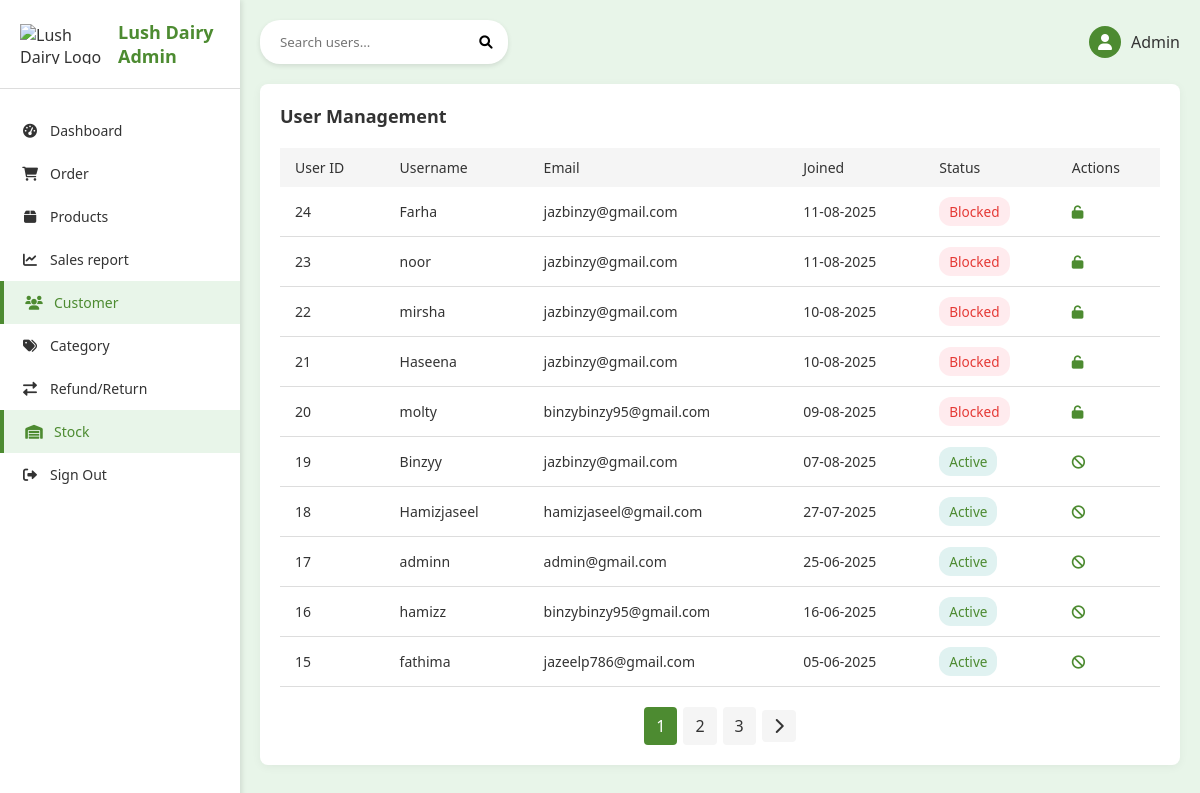
The app's page /accounts/users/ (signed in) with its own data.
### accounts/models.py (models this page shows, shortened)
class CustomUser(AbstractUser):
    is_user = models.BooleanField(default=False)
    is_panel_staff = models.BooleanField(default=False)
    referral_code = models.CharField(max_length=10, unique=True, blank=True, null=True)
    referred_by = models.ForeignKey('self', null=True, blank=True, on_delete=models.SET_NULL)
    is_admin_user = models.BooleanField(default=False)
    is_blocked = models.BooleanField(default=False)
    created_at = models.DateTimeField(default=timezone.now)
    mobile = models.CharField(max_length=15, blank=True)
    profile_image = models.ImageField(upload_to='profiles/', default='profiles/default.jpeg')
    bio = models.TextField(blank=True)
    pending_email = models.EmailField(blank=True, null=True)
    email_otp = models.CharField(max_length=6, blank=True, null=True)
    email_verified = models.BooleanField(default=False)

### accounts/views.py (the view)
# urls.py: path('accounts/users/', views.user_list, name='user_list'),
@never_cache
@login_required
def user_list(request):
    query = request.GET.get('q', '')
    page_number = request.GET.get('page', 1)
    users = CustomUser.objects.filter(
        Q(username__icontains=query) | Q(email__icontains=query) |
        Q(first_name__icontains=query) | Q(last_name__icontains=query)
    ).order_by('-created_at')
    paginator = Paginator(users, 10)
    page_obj = paginator.get_page(page_number)
    context = {
        'query': query,
        'page_obj': page_obj,
    }
    return render(request, 'admin_panel/user_list.html', context)

### templates/admin_panel/user_list.html (shortened to what this page needs)
{% extends 'admin_panel/base.html' %}
{% load static %}
{% block content %}
<!DOCTYPE html>
<html lang="en">
<head>
  <link href="https://cdnjs.cloudflare.com/ajax/libs/font-awesome/6.0.0-beta3/css/all.min.css" rel="stylesheet">
</head>
<body>
  <div class="container">
    <div class="sidebar">
      <div class="logo">
         <img src="{% static 'images/logo.png' %}" alt="Lush Dairy Logo">
        <h2>Lush Dairy Admin</h2>
      </div>
      <div class="nav-menu">
        <a href="{% url 'admin_panel:admin_dashboard' %}" class="nav-item"><i class="fas fa-tachometer-alt"></i> Dashboard</a>
        <a href="{% url 'admin_panel:admin_order_list' %}" class="nav-item"><i class="fas fa-shopping-cart"></i> Order</a>
        <a href="{% url 'admin_panel:product_list' %}" class="nav-item"><i class="fas fa-box"></i> Products</a>
        <a href="#" class="nav-item"><i class="fas fa-chart-line"></i> Sales report</a>
        <a href="{% url 'admin_panel:user_list' %}" class="nav-item active"><i class="fas fa-users"></i> Customer</a>
        <a href="{% url 'admin_panel:category_list' %}" class="nav-item"><i class="fas fa-tags"></i> Category</a>
        <a href="{% url 'admin_panel:admin_return_requests' %}" class="nav-item">
          <i class="fas fa-exchange-alt"></i> Refund/Return
        </a>
        <a href="{% url 'admin_panel:inventory_list' %}" class="nav-item active"><i class="fas fa-warehouse"></i> Stock</a>
        <a href="{% url 'admin_panel:admin_logout' %}" class="nav-item"><i class="fas fa-sign-out-alt"></i> Sign Out</a>
      </div>
    </div>
    <div class="main-content">
      <div class="header">
        <div class="search-bar">
          <form method="get" action="{% url 'admin_panel:user_list' %}">
            <input type="text" name="q" placeholder="Search users..." value="{{ request.GET.q }}">
            <button type="submit"><i class="fas fa-search"></i></button>
          </form>
        </div>
        <div class="user-info">
          <div class="avatar">
            <i class="fas fa-user"></i>
          </div>
          <span>Admin</span>
        </div>
      </div>
      <div class="users-section">
        <h2 class="section-title">User Management</h2>
        {% if page_obj %}
        <table class="users-table">
          <thead>
            <tr>
              <th>User ID</th>
              <th>Username</th>
              <th>Email</th>
              <th>Joined</th>
              <th>Status</th>
              <th>Actions</th>
            </tr>
          </thead>
          <tbody>
            {% for user in page_obj %}
            <tr>
              <td>{{ user.id }}</td>
              <td>{{ user.username }}</td>
              <td>{{ user.email }}</td>
              <td>{{ user.date_joined|date:"d-m-Y" }}</td>
              <td>
                <span class="{% if user.is_blocked %}status-blocked{% else %}status-active{% endif %}">
                  {% if user.is_blocked %}Blocked{% else %}Active{% endif %}
                </span>
              </td>
              <td>
                <form method="post" action="{% url 'admin_panel:toggle_block_user' user.id %}" onsubmit="return confirm('Are you sure?');">
                  <button type="submit" class="action-btn">
                    {% if user.is_blocked %}
                      <i class="fas fa-unlock"></i>
                    {% else %}
                      <i class="fas fa-ban"></i>
                    {% endif %}
                  </button>
                </form>
              </td>
            </tr>
            {% endfor %}
          </tbody>
        </table>
        <div class="pagination">
          {% for num in page_obj.paginator.page_range %}
            {% if page_obj.number == num %}
              <span class="current">{{ num }}</span>
            {% elif num > page_obj.number|add:'-3' and num < page_obj.number|add:'3' %}
              <a href="?q={{ request.GET.q }}&page={{ num }}">{{ num }}</a>
            {% endif %}
          {% endfor %}
          {% if page_obj.has_next %}
            <a href="?q={{ request.GET.q }}&page={{ page_obj.next_page_number }}"><i class="fas fa-chevron-right"></i></a>
          {% endif %}
        </div>
        {% else %}
        <div class="empty-state">
          <p>No users found.</p>
          <a href="#" class="btn btn-primary">Add your first user</a>
        </div>
        {% endif %}
      </div>
    </div>
  </div>
</body>
</html>
{% endblock %}

### templates/admin_panel/user_list.html (style rules this page uses)
:root { --primary-color: #4d8b31; --secondary-color: #e8f5e9; --text-color: #333; --light-gray: #f5f5f5; --border-color: #ddd; --accent-color: #388e3c; }
* { margin: 0; padding: 0; box-sizing: border-box; font-family: 'Segoe UI', Tahoma, Geneva, Verdana, sans-serif; }
body { background-color: var(--secondary-color); color: var(--text-color); }
.container { display: flex; min-height: 100vh; }
.sidebar { width: 240px; background-color: white; box-shadow: 2px 0 5px rgba(0, 0, 0, 0.1); padding: 20px 0; }
.logo { padding: 0 20px 20px; border-bottom: 1px solid var(--border-color); display: flex; align-items: center; }
.logo img { height: 40px; margin-right: 10px; }
.logo h2 { color: var(--primary-color); font-size: 18px; }
.nav-menu { margin-top: 20px; }
.nav-item { padding: 12px 20px; display: flex; align-items: center; color: var(--text-color); text-decoration: none; transition: all 0.3s; font-size: 14px; }
.nav-item:hover, .nav-item.active { background-color: var(--secondary-color); color: var(--primary-color); border-left: 4px solid var(--primary-color); }
.nav-item i { margin-right: 10px; width: 20px; text-align: center; }
.main-content { flex-grow: 1; padding: 20px; }
.header { display: flex; justify-content: space-between; align-items: center; margin-bottom: 20px; }
.search-bar { display: flex; align-items: center; background-color: white; border-radius: 20px; padding: 8px 15px; box-shadow: 0 2px 5px rgba(0, 0, 0, 0.1); }
.search-bar input { border: none; outline: none; padding: 5px; width: 200px; }
.search-bar button { background: transparent; border: none; cursor: pointer; }
.user-info { display: flex; align-items: center; }
.user-info .avatar { width: 32px; height: 32px; border-radius: 50%; background-color: var(--primary-color); color: white; display: flex; align-items: center; justify-content: center; margin-right: 10px; }
.section-title { font-size: 18px; font-weight: 600; color: var(--text-color); }
.users-section { background-color: white; border-radius: 8px; padding: 20px; box-shadow: 0 2px 10px rgba(0, 0, 0, 0.05); }
.users-table { width: 100%; border-collapse: collapse; margin-top: 20px; }
.users-table th { background-color: var(--light-gray); padding: 10px 15px; text-align: left; font-weight: 500; color: var(--text-color); font-size: 14px; }
.users-table td { padding: 10px 15px; font-size: 14px; border-bottom: 1px solid var(--border-color); }
.status-active { background-color: #e0f2f1; color: var(--primary-color); padding: 5px 10px; border-radius: 12px; font-size: 0.85rem; display: inline-block; }
.status-blocked { background-color: #ffebee; color: #e53935; padding: 5px 10px; border-radius: 12px; font-size: 0.85rem; display: inline-block; }
.action-btn { background: none; border: none; cursor: pointer; color: var(--primary-color); margin-right: 5px; }
.pagination { display: flex; justify-content: center; margin-top: 20px; align-items: center; }
.pagination a, .pagination span { display: inline-flex; align-items: center; justify-content: center; padding: 8px 12px; margin: 0 3px; border-radius: 4px; min-width: 30px; text-align: center; }
.pagination .current { background-color: var(--primary-color); color: white; }
.pagination a { color: var(--text-color); text-decoration: none; background-color: var(--light-gray); }

### records on screen
CustomUser: id "24", username "Farha", email "jazbinzy@gmail.com", date_joined "11-08-2025", is_blocked "Blocked"
CustomUser: id "23", username "noor", email "jazbinzy@gmail.com", date_joined "11-08-2025", is_blocked "Blocked"
CustomUser: id "22", username "mirsha", email "jazbinzy@gmail.com", date_joined "10-08-2025", is_blocked "Blocked"
CustomUser: id "21", username "Haseena", email "jazbinzy@gmail.com", date_joined "10-08-2025", is_blocked "Blocked"
CustomUser: id "20", username "molty", email "binzybinzy95@gmail.com", date_joined "09-08-2025", is_blocked "Blocked"
CustomUser: id "19", username "Binzyy", email "jazbinzy@gmail.com", date_joined "07-08-2025", is_blocked "Active"
CustomUser: id "18", username "Hamizjaseel", email "hamizjaseel@gmail.com", date_joined "27-07-2025", is_blocked "Active"
CustomUser: id "17", username "adminn", email "admin@gmail.com", date_joined "25-06-2025", is_blocked "Active"
CustomUser: id "16", username "hamizz", email "binzybinzy95@gmail.com", date_joined "16-06-2025", is_blocked "Active"
CustomUser: id "15", username "fathima", email "jazeelp786@gmail.com", date_joined "05-06-2025", is_blocked "Active"

### other values on screen
{{ num }} "1"
{{ num }} "2" "3"
